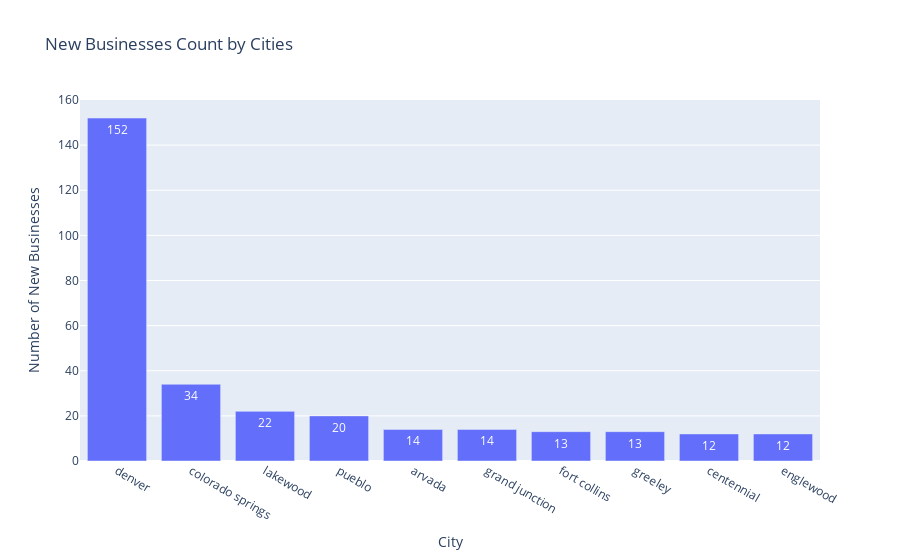

Notebook code cell kept with this figure:
### Markdown cell above
## Visualize new businesses by city

Create a bar chart with Plotly Express showing the top 10 cities with the most new businesses created during the 1940s:

- Filter to only show the top 10 cities (hint: use `.head()`)
- Set x-axis to `city`
- Set y-axis to `count`
- Add an appropriate title and labels

### Code cell
fig = px.bar(
    city_businesses.head(10),
    x="city",
    y="count",
    text="count",  
    title="New Businesses Count by Cities",
    labels={"city": "City", "count": "Number of New Businesses"}
)
fig.show()

### Figure 1 — Plotly figure (JSON) as saved in the notebook; plotly's stock layout.template omitted (floating-point values rounded to 4 significant figures)
{"data": [{"alignmentgroup": "True", "hovertemplate": "City=%{x}<br>Number of New Businesses=%{text}<extra></extra>", "legendgroup": "", "marker": {"color": "#636efa", "pattern": {"shape": ""}}, "name": "", "offsetgroup": "", "orientation": "v", "showlegend": false, "text": [152, 34, 22, 20, 14, 14, 13, 13, 12, 12], "textposition": "auto", "type": "bar", "x": ["denver", "colorado springs", "lakewood", "pueblo", "arvada", "grand junction", "fort collins", "greeley", "centennial", "englewood"], "xaxis": "x", "y": [152, 34, 22, 20, 14, 14, 13, 13, 12, 12], "yaxis": "y"}], "layout": {"autosize": true, "barmode": "relative", "legend": {"tracegroupgap": 0}, "title": {"text": "New Businesses Count by Cities"}, "xaxis": {"anchor": "y", "autorange": true, "domain": [0, 1], "range": [-0.5, 9.5], "title": {"text": "City"}, "type": "category"}, "yaxis": {"anchor": "x", "autorange": true, "domain": [0, 1], "range": [0, 160], "title": {"text": "Number of New Businesses"}, "type": "linear"}}}
